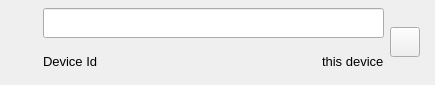
<?xml version="1.0" encoding="UTF-8"?>
<ui version="4.0">
 <class>DeviceItemWidget</class>
 <widget class="QWidget" name="DeviceItemWidget">
  <property name="geometry">
   <rect>
    <x>0</x>
    <y>0</y>
    <width>435</width>
    <height>85</height>
   </rect>
  </property>
  <property name="windowTitle">
   <string>Form</string>
  </property>
  <layout class="QHBoxLayout" name="horizontalLayout">
   <property name="leftMargin">
    <number>7</number>
   </property>
   <property name="topMargin">
    <number>7</number>
   </property>
   <property name="rightMargin">
    <number>7</number>
   </property>
   <property name="bottomMargin">
    <number>7</number>
   </property>
   <item>
    <widget class="QLabel" name="label_2">
     <property name="minimumSize">
      <size>
       <width>30</width>
       <height>30</height>
      </size>
     </property>
     <property name="maximumSize">
      <size>
       <width>30</width>
       <height>30</height>
      </size>
     </property>
     <property name="text">
      <string/>
     </property>
     <property name="pixmap">
      <pixmap resource="../../resources/ressources.qrc">:/images/icons/baseline-desktop_windows-24px.svg</pixmap>
     </property>
    </widget>
   </item>
   <item>
    <layout class="QVBoxLayout" name="verticalLayout">
     <property name="spacing">
      <number>7</number>
     </property>
     <property name="rightMargin">
      <number>0</number>
     </property>
     <item>
      <widget class="QLineEdit" name="editDeviceName">
       <property name="minimumSize">
        <size>
         <width>0</width>
         <height>30</height>
        </size>
       </property>
       <property name="maximumSize">
        <size>
         <width>16777215</width>
         <height>30</height>
        </size>
       </property>
       <property name="font">
        <font>
         <pointsize>10</pointsize>
        </font>
       </property>
      </widget>
     </item>
     <item>
      <layout class="QHBoxLayout" name="horizontalLayout_2">
       <property name="topMargin">
        <number>0</number>
       </property>
       <item>
        <widget class="QLabel" name="labelDeviceId">
         <property name="minimumSize">
          <size>
           <width>0</width>
           <height>30</height>
          </size>
         </property>
         <property name="maximumSize">
          <size>
           <width>16777215</width>
           <height>30</height>
          </size>
         </property>
         <property name="font">
          <font>
           <pointsize>10</pointsize>
          </font>
         </property>
         <property name="text">
          <string>Device Id</string>
         </property>
        </widget>
       </item>
       <item>
        <spacer name="horizontalSpacer_2">
         <property name="orientation">
          <enum>Qt::Horizontal</enum>
         </property>
         <property name="sizeHint" stdset="0">
          <size>
           <width>40</width>
           <height>20</height>
          </size>
         </property>
        </spacer>
       </item>
       <item>
        <widget class="QLabel" name="labelThisDevice">
         <property name="minimumSize">
          <size>
           <width>0</width>
           <height>30</height>
          </size>
         </property>
         <property name="maximumSize">
          <size>
           <width>16777215</width>
           <height>30</height>
          </size>
         </property>
         <property name="font">
          <font>
           <pointsize>10</pointsize>
           <underline>false</underline>
          </font>
         </property>
         <property name="text">
          <string>this device</string>
         </property>
        </widget>
       </item>
      </layout>
     </item>
    </layout>
   </item>
   <item>
    <widget class="QPushButton" name="btnEditDevice">
     <property name="minimumSize">
      <size>
       <width>30</width>
       <height>30</height>
      </size>
     </property>
     <property name="maximumSize">
      <size>
       <width>30</width>
       <height>30</height>
      </size>
     </property>
     <property name="text">
      <string/>
     </property>
     <property name="icon">
      <iconset resource="../../resources/ressources.qrc">
       <normaloff>:/images/icons/round-save_alt-24px.svg</normaloff>:/images/icons/round-save_alt-24px.svg</iconset>
     </property>
     <property name="iconSize">
      <size>
       <width>30</width>
       <height>30</height>
      </size>
     </property>
    </widget>
   </item>
   <item>
    <spacer name="horizontalSpacer">
     <property name="orientation">
      <enum>Qt::Horizontal</enum>
     </property>
     <property name="sizeType">
      <enum>QSizePolicy::Fixed</enum>
     </property>
     <property name="sizeHint" stdset="0">
      <size>
       <width>8</width>
       <height>0</height>
      </size>
     </property>
    </spacer>
   </item>
  </layout>
 </widget>
 <tabstops>
  <tabstop>editDeviceName</tabstop>
  <tabstop>btnEditDevice</tabstop>
 </tabstops>
 <resources>
  <include location="../../resources/ressources.qrc"/>
 </resources>
 <connections/>
</ui>
